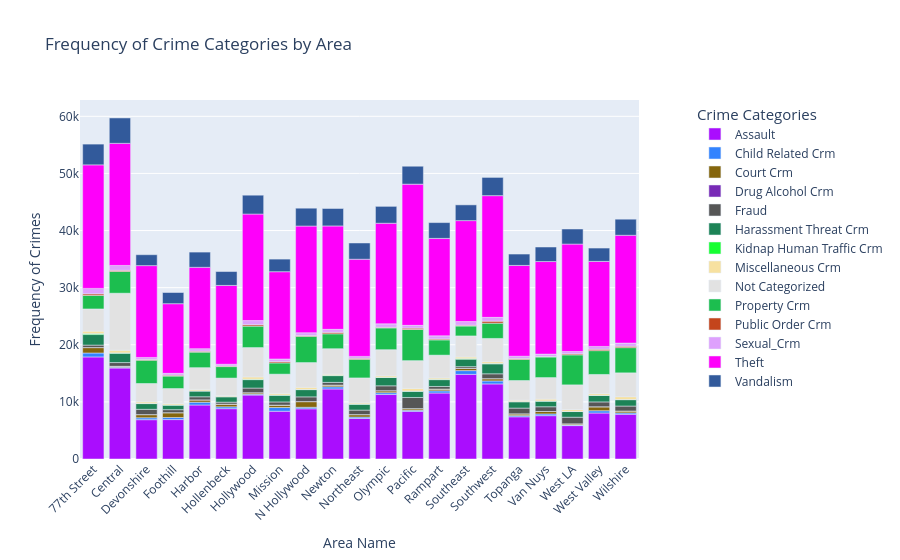

Notebook source saved alongside this figure:
### Markdown cell above
## 2.8 Frequency of Crime Categories with respect to Area
This is an interactive graph made by Plotly. If you hover over it you will be able to see more details. If you click the categories in legend you can select individual category from the list and see it.

### Code cell
# Group the data by 'AREA NAME' and 'Category' and count the occurrences
area_category_counts = df.groupby(['AREA NAME', 'Category']).size().unstack(fill_value=0)

# Convert the pandas DataFrame from wide to long format, which is suitable for Plotly
long_df = area_category_counts.reset_index().melt(id_vars='AREA NAME', var_name='Category', value_name='Frequency')

# Create an interactive bar chart
fig = px.bar(long_df, x='AREA NAME', y='Frequency', color='Category', title='Frequency of Crime Categories by Area',
             hover_data=['Category', 'Frequency'], labels={'AREA NAME': 'Area Name', 'Frequency': 'Frequency of Crimes'},
             color_discrete_sequence=px.colors.qualitative.Alphabet)  # Using a vibrant, distinct color sequence

# Improve the layout
fig.update_layout(xaxis_title='Area Name',
                  yaxis_title='Frequency of Crimes',
                  legend_title='Crime Categories',
                  xaxis_tickangle=-45,  # Rotate labels for better visibility
                  legend=dict(y=1, x=1.1, title_font=dict(size=15), font=dict(size=12)))  # Adjust legend positioning

# Show the plot
fig.show()

### Figure 1 — Plotly figure (JSON) as saved in the notebook; plotly's stock layout.template omitted (floating-point values rounded to 4 significant figures)
{"data": [{"customdata": [["Assault"], ["Assault"], ["Assault"], ["Assault"], ["Assault"], ["Assault"], ["Assault"], ["Assault"], ["Assault"], ["Assault"], ["Assault"], ["Assault"], ["Assault"], ["Assault"], ["Assault"], ["Assault"], ["Assault"], ["Assault"], ["Assault"], ["Assault"], ["Assault"]], "hovertemplate": "Category=%{customdata[0]}<br>Area Name=%{x}<br>Frequency of Crimes=%{y}<extra></extra>", "legendgroup": "Assault", "marker": {"color": "#AA0DFE", "pattern": {"shape": ""}}, "name": "Assault", "orientation": "v", "showlegend": true, "textposition": "auto", "type": "bar", "x": ["77th Street", "Central", "Devonshire", "Foothill", "Harbor", "Hollenbeck", "Hollywood", "Mission", "N Hollywood", "Newton", "Northeast", "Olympic", "Pacific", "Rampart", "Southeast", "Southwest", "Topanga", "Van Nuys", "West LA", "West Valley", "Wilshire"], "xaxis": "x", "y": [17867, 15929, 6885, 6901, 9457, 8810, 11196, 8367, 8790, 12263, 7099, 11287, 8345, 11555, 14820, 13144, 7386, 7588, 5847, 8049, 7831], "yaxis": "y"}, {"customdata": [["Child Related Crm"], ["Child Related Crm"], ["Child Related Crm"], ["Child Related Crm"], ["Child Related Crm"], ["Child Related Crm"], ["Child Related Crm"], ["Child Related Crm"], ["Child Related Crm"], ["Child Related Crm"], ["Child Related Crm"], ["Child Related Crm"], ["Child Related Crm"], ["Child Related Crm"], ["Child Related Crm"], ["Child Related Crm"], ["Child Related Crm"], ["Child Related Crm"], ["Child Related Crm"], ["Child Related Crm"], ["Child Related Crm"]], "hovertemplate": "Category=%{customdata[0]}<br>Area Name=%{x}<br>Frequency of Crimes=%{y}<extra></extra>", "legendgroup": "Child Related Crm", "marker": {"color": "#3283FE", "pattern": {"shape": ""}}, "name": "Child Related Crm", "orientation": "v", "showlegend": true, "textposition": "auto", "type": "bar", "x": ["77th Street", "Central", "Devonshire", "Foothill", "Harbor", "Hollenbeck", "Hollywood", "Mission", "N Hollywood", "Newton", "Northeast", "Olympic", "Pacific", "Rampart", "Southeast", "Southwest", "Topanga", "Van Nuys", "West LA", "West Valley", "Wilshire"], "xaxis": "x", "y": [693, 141, 332, 360, 487, 327, 154, 645, 267, 377, 244, 319, 189, 381, 658, 525, 207, 302, 105, 402, 240], "yaxis": "y"}, {"customdata": [["Court Crm"], ["Court Crm"], ["Court Crm"], ["Court Crm"], ["Court Crm"], ["Court Crm"], ["Court Crm"], ["Court Crm"], ["Court Crm"], ["Court Crm"], ["Court Crm"], ["Court Crm"], ["Court Crm"], ["Court Crm"], ["Court Crm"], ["Court Crm"], ["Court Crm"], ["Court Crm"], ["Court Crm"], ["Court Crm"], ["Court Crm"]], "hovertemplate": "Category=%{customdata[0]}<br>Area Name=%{x}<br>Frequency of Crimes=%{y}<extra></extra>", "legendgroup": "Court Crm", "marker": {"color": "#85660D", "pattern": {"shape": ""}}, "name": "Court Crm", "orientation": "v", "showlegend": true, "textposition": "auto", "type": "bar", "x": ["77th Street", "Central", "Devonshire", "Foothill", "Harbor", "Hollenbeck", "Hollywood", "Mission", "N Hollywood", "Newton", "Northeast", "Olympic", "Pacific", "Rampart", "Southeast", "Southwest", "Topanga", "Van Nuys", "West LA", "West Valley", "Wilshire"], "xaxis": "x", "y": [949, 158, 557, 845, 406, 464, 250, 420, 993, 300, 429, 347, 278, 307, 384, 398, 314, 427, 204, 698, 333], "yaxis": "y"}, {"customdata": [["Drug Alcohol Crm"], ["Drug Alcohol Crm"], ["Drug Alcohol Crm"], ["Drug Alcohol Crm"], ["Drug Alcohol Crm"], ["Drug Alcohol Crm"], ["Drug Alcohol Crm"], ["Drug Alcohol Crm"], ["Drug Alcohol Crm"], ["Drug Alcohol Crm"], ["Drug Alcohol Crm"], ["Drug Alcohol Crm"], ["Drug Alcohol Crm"], ["Drug Alcohol Crm"], ["Drug Alcohol Crm"], ["Drug Alcohol Crm"], ["Drug Alcohol Crm"], ["Drug Alcohol Crm"], ["Drug Alcohol Crm"], ["Drug Alcohol Crm"], ["Drug Alcohol Crm"]], "hovertemplate": "Category=%{customdata[0]}<br>Area Name=%{x}<br>Frequency of Crimes=%{y}<extra></extra>", "legendgroup": "Drug Alcohol Crm", "marker": {"color": "#782AB6", "pattern": {"shape": ""}}, "name": "Drug Alcohol Crm", "orientation": "v", "showlegend": true, "textposition": "auto", "type": "bar", "x": ["77th Street", "Central", "Devonshire", "Foothill", "Harbor", "Hollenbeck", "Hollywood", "Mission", "N Hollywood", "Newton", "Northeast", "Olympic", "Pacific", "Rampart", "Southeast", "Southwest", "Topanga", "Van Nuys", "West LA", "West Valley", "Wilshire"], "xaxis": "x", "y": [0, 7, 0, 0, 0, 0, 4, 0, 2, 1, 0, 5, 5, 0, 1, 0, 1, 0, 0, 0, 3], "yaxis": "y"}, {"customdata": [["Fraud"], ["Fraud"], ["Fraud"], ["Fraud"], ["Fraud"], ["Fraud"], ["Fraud"], ["Fraud"], ["Fraud"], ["Fraud"], ["Fraud"], ["Fraud"], ["Fraud"], ["Fraud"], ["Fraud"], ["Fraud"], ["Fraud"], ["Fraud"], ["Fraud"], ["Fraud"], ["Fraud"]], "hovertemplate": "Category=%{customdata[0]}<br>Area Name=%{x}<br>Frequency of Crimes=%{y}<extra></extra>", "legendgroup": "Fraud", "marker": {"color": "#565656", "pattern": {"shape": ""}}, "name": "Fraud", "orientation": "v", "showlegend": true, "textposition": "auto", "type": "bar", "x": ["77th Street", "Central", "Devonshire", "Foothill", "Harbor", "Hollenbeck", "Hollywood", "Mission", "N Hollywood", "Newton", "Northeast", "Olympic", "Pacific", "Rampart", "Southeast", "Southwest", "Topanga", "Van Nuys", "West LA", "West Valley", "Wilshire"], "xaxis": "x", "y": [435, 649, 925, 532, 546, 350, 819, 559, 828, 473, 794, 856, 1955, 458, 302, 850, 1008, 830, 1162, 847, 866], "yaxis": "y"}, {"customdata": [["Harassment Threat Crm"], ["Harassment Threat Crm"], ["Harassment Threat Crm"], ["Harassment Threat Crm"], ["Harassment Threat Crm"], ["Harassment Threat Crm"], ["Harassment Threat Crm"], ["Harassment Threat Crm"], ["Harassment Threat Crm"], ["Harassment Threat Crm"], ["Harassment Threat Crm"], ["Harassment Threat Crm"], ["Harassment Threat Crm"], ["Harassment Threat Crm"], ["Harassment Threat Crm"], ["Harassment Threat Crm"], ["Harassment Threat Crm"], ["Harassment Threat Crm"], ["Harassment Threat Crm"], ["Harassment Threat Crm"], ["Harassment Threat Crm"]], "hovertemplate": "Category=%{customdata[0]}<br>Area Name=%{x}<br>Frequency of Crimes=%{y}<extra></extra>", "legendgroup": "Harassment Threat Crm", "marker": {"color": "#1C8356", "pattern": {"shape": ""}}, "name": "Harassment Threat Crm", "orientation": "v", "showlegend": true, "textposition": "auto", "type": "bar", "x": ["77th Street", "Central", "Devonshire", "Foothill", "Harbor", "Hollenbeck", "Hollywood", "Mission", "N Hollywood", "Newton", "Northeast", "Olympic", "Pacific", "Rampart", "Southeast", "Southwest", "Topanga", "Van Nuys", "West LA", "West Valley", "Wilshire"], "xaxis": "x", "y": [1845, 1632, 1005, 787, 1007, 940, 1475, 1171, 1267, 1186, 1025, 1455, 1089, 1195, 1318, 1745, 1110, 976, 995, 1128, 1116], "yaxis": "y"}, {"customdata": [["Kidnap Human Traffic Crm"], ["Kidnap Human Traffic Crm"], ["Kidnap Human Traffic Crm"], ["Kidnap Human Traffic Crm"], ["Kidnap Human Traffic Crm"], ["Kidnap Human Traffic Crm"], ["Kidnap Human Traffic Crm"], ["Kidnap Human Traffic Crm"], ["Kidnap Human Traffic Crm"], ["Kidnap Human Traffic Crm"], ["Kidnap Human Traffic Crm"], ["Kidnap Human Traffic Crm"], ["Kidnap Human Traffic Crm"], ["Kidnap Human Traffic Crm"], ["Kidnap Human Traffic Crm"], ["Kidnap Human Traffic Crm"], ["Kidnap Human Traffic Crm"], ["Kidnap Human Traffic Crm"], ["Kidnap Human Traffic Crm"], ["Kidnap Human Traffic Crm"], ["Kidnap Human Traffic Crm"]], "hovertemplate": "Category=%{customdata[0]}<br>Area Name=%{x}<br>Frequency of Crimes=%{y}<extra></extra>", "legendgroup": "Kidnap Human Traffic Crm", "marker": {"color": "#16FF32", "pattern": {"shape": ""}}, "name": "Kidnap Human Traffic Crm", "orientation": "v", "showlegend": true, "textposition": "auto", "type": "bar", "x": ["77th Street", "Central", "Devonshire", "Foothill", "Harbor", "Hollenbeck", "Hollywood", "Mission", "N Hollywood", "Newton", "Northeast", "Olympic", "Pacific", "Rampart", "Southeast", "Southwest", "Topanga", "Van Nuys", "West LA", "West Valley", "Wilshire"], "xaxis": "x", "y": [168, 58, 28, 47, 31, 43, 68, 39, 32, 66, 35, 44, 28, 60, 90, 76, 28, 38, 14, 40, 28], "yaxis": "y"}, {"customdata": [["Miscellaneous Crm"], ["Miscellaneous Crm"], ["Miscellaneous Crm"], ["Miscellaneous Crm"], ["Miscellaneous Crm"], ["Miscellaneous Crm"], ["Miscellaneous Crm"], ["Miscellaneous Crm"], ["Miscellaneous Crm"], ["Miscellaneous Crm"], ["Miscellaneous Crm"], ["Miscellaneous Crm"], ["Miscellaneous Crm"], ["Miscellaneous Crm"], ["Miscellaneous Crm"], ["Miscellaneous Crm"], ["Miscellaneous Crm"], ["Miscellaneous Crm"], ["Miscellaneous Crm"], ["Miscellaneous Crm"], ["Miscellaneous Crm"]], "hovertemplate": "Category=%{customdata[0]}<br>Area Name=%{x}<br>Frequency of Crimes=%{y}<extra></extra>", "legendgroup": "Miscellaneous Crm", "marker": {"color": "#F7E1A0", "pattern": {"shape": ""}}, "name": "Miscellaneous Crm", "orientation": "v", "showlegend": true, "textposition": "auto", "type": "bar", "x": ["77th Street", "Central", "Devonshire", "Foothill", "Harbor", "Hollenbeck", "Hollywood", "Mission", "N Hollywood", "Newton", "Northeast", "Olympic", "Pacific", "Rampart", "Southeast", "Southwest", "Topanga", "Van Nuys", "West LA", "West Valley", "Wilshire"], "xaxis": "x", "y": [433, 464, 276, 249, 251, 183, 405, 278, 376, 186, 203, 263, 468, 238, 286, 315, 234, 330, 335, 296, 490], "yaxis": "y"}, {"customdata": [["Not Categorized"], ["Not Categorized"], ["Not Categorized"], ["Not Categorized"], ["Not Categorized"], ["Not Categorized"], ["Not Categorized"], ["Not Categorized"], ["Not Categorized"], ["Not Categorized"], ["Not Categorized"], ["Not Categorized"], ["Not Categorized"], ["Not Categorized"], ["Not Categorized"], ["Not Categorized"], ["Not Categorized"], ["Not Categorized"], ["Not Categorized"], ["Not Categorized"], ["Not Categorized"]], "hovertemplate": "Category=%{customdata[0]}<br>Area Name=%{x}<br>Frequency of Crimes=%{y}<extra></extra>", "legendgroup": "Not Categorized", "marker": {"color": "#E2E2E2", "pattern": {"shape": ""}}, "name": "Not Categorized", "orientation": "v", "showlegend": true, "textposition": "auto", "type": "bar", "x": ["77th Street", "Central", "Devonshire", "Foothill", "Harbor", "Hollenbeck", "Hollywood", "Mission", "N Hollywood", "Newton", "Northeast", "Olympic", "Pacific", "Rampart", "Southeast", "Southwest", "Topanga", "Van Nuys", "West LA", "West Valley", "Wilshire"], "xaxis": "x", "y": [3880, 9987, 3209, 2615, 3808, 3049, 5138, 3374, 4328, 4456, 4366, 4563, 4865, 3988, 3688, 4053, 3451, 3764, 4318, 3342, 4176], "yaxis": "y"}, {"customdata": [["Property Crm"], ["Property Crm"], ["Property Crm"], ["Property Crm"], ["Property Crm"], ["Property Crm"], ["Property Crm"], ["Property Crm"], ["Property Crm"], ["Property Crm"], ["Property Crm"], ["Property Crm"], ["Property Crm"], ["Property Crm"], ["Property Crm"], ["Property Crm"], ["Property Crm"], ["Property Crm"], ["Property Crm"], ["Property Crm"], ["Property Crm"]], "hovertemplate": "Category=%{customdata[0]}<br>Area Name=%{x}<br>Frequency of Crimes=%{y}<extra></extra>", "legendgroup": "Property Crm", "marker": {"color": "#1CBE4F", "pattern": {"shape": ""}}, "name": "Property Crm", "orientation": "v", "showlegend": true, "textposition": "auto", "type": "bar", "x": ["77th Street", "Central", "Devonshire", "Foothill", "Harbor", "Hollenbeck", "Hollywood", "Mission", "N Hollywood", "Newton", "Northeast", "Olympic", "Pacific", "Rampart", "Southeast", "Southwest", "Topanga", "Van Nuys", "West LA", "West Valley", "Wilshire"], "xaxis": "x", "y": [2368, 3801, 4074, 2186, 2716, 2014, 3754, 1969, 4582, 2611, 3255, 3818, 5452, 2674, 1738, 2676, 3683, 3604, 5254, 4172, 4415], "yaxis": "y"}, {"customdata": [["Public Order Crm"], ["Public Order Crm"], ["Public Order Crm"], ["Public Order Crm"], ["Public Order Crm"], ["Public Order Crm"], ["Public Order Crm"], ["Public Order Crm"], ["Public Order Crm"], ["Public Order Crm"], ["Public Order Crm"], ["Public Order Crm"], ["Public Order Crm"], ["Public Order Crm"], ["Public Order Crm"], ["Public Order Crm"], ["Public Order Crm"], ["Public Order Crm"], ["Public Order Crm"], ["Public Order Crm"], ["Public Order Crm"]], "hovertemplate": "Category=%{customdata[0]}<br>Area Name=%{x}<br>Frequency of Crimes=%{y}<extra></extra>", "legendgroup": "Public Order Crm", "marker": {"color": "#C4451C", "pattern": {"shape": ""}}, "name": "Public Order Crm", "orientation": "v", "showlegend": true, "textposition": "auto", "type": "bar", "x": ["77th Street", "Central", "Devonshire", "Foothill", "Harbor", "Hollenbeck", "Hollywood", "Mission", "N Hollywood", "Newton", "Northeast", "Olympic", "Pacific", "Rampart", "Southeast", "Southwest", "Topanga", "Van Nuys", "West LA", "West Valley", "Wilshire"], "xaxis": "x", "y": [276, 208, 139, 151, 160, 107, 249, 226, 154, 258, 182, 107, 238, 154, 131, 349, 180, 87, 180, 238, 240], "yaxis": "y"}, {"customdata": [["Sexual_Crm"], ["Sexual_Crm"], ["Sexual_Crm"], ["Sexual_Crm"], ["Sexual_Crm"], ["Sexual_Crm"], ["Sexual_Crm"], ["Sexual_Crm"], ["Sexual_Crm"], ["Sexual_Crm"], ["Sexual_Crm"], ["Sexual_Crm"], ["Sexual_Crm"], ["Sexual_Crm"], ["Sexual_Crm"], ["Sexual_Crm"], ["Sexual_Crm"], ["Sexual_Crm"], ["Sexual_Crm"], ["Sexual_Crm"], ["Sexual_Crm"]], "hovertemplate": "Category=%{customdata[0]}<br>Area Name=%{x}<br>Frequency of Crimes=%{y}<extra></extra>", "legendgroup": "Sexual_Crm", "marker": {"color": "#DEA0FD", "pattern": {"shape": ""}}, "name": "Sexual_Crm", "orientation": "v", "showlegend": true, "textposition": "auto", "type": "bar", "x": ["77th Street", "Central", "Devonshire", "Foothill", "Harbor", "Hollenbeck", "Hollywood", "Mission", "N Hollywood", "Newton", "Northeast", "Olympic", "Pacific", "Rampart", "Southeast", "Southwest", "Topanga", "Van Nuys", "West LA", "West Valley", "Wilshire"], "xaxis": "x", "y": [958, 853, 351, 324, 447, 302, 721, 458, 484, 525, 334, 599, 489, 548, 652, 669, 391, 418, 411, 497, 557], "yaxis": "y"}, {"customdata": [["Theft"], ["Theft"], ["Theft"], ["Theft"], ["Theft"], ["Theft"], ["Theft"], ["Theft"], ["Theft"], ["Theft"], ["Theft"], ["Theft"], ["Theft"], ["Theft"], ["Theft"], ["Theft"], ["Theft"], ["Theft"], ["Theft"], ["Theft"], ["Theft"]], "hovertemplate": "Category=%{customdata[0]}<br>Area Name=%{x}<br>Frequency of Crimes=%{y}<extra></extra>", "legendgroup": "Theft", "marker": {"color": "#FE00FA", "pattern": {"shape": ""}}, "name": "Theft", "orientation": "v", "showlegend": true, "textposition": "auto", "type": "bar", "x": ["77th Street", "Central", "Devonshire", "Foothill", "Harbor", "Hollenbeck", "Hollywood", "Mission", "N Hollywood", "Newton", "Northeast", "Olympic", "Pacific", "Rampart", "Southeast", "Southwest", "Topanga", "Van Nuys", "West LA", "West Valley", "Wilshire"], "xaxis": "x", "y": [21630, 21381, 16079, 12194, 14248, 13805, 18653, 15286, 18685, 18103, 17012, 17619, 24721, 17069, 17669, 21309, 15902, 16207, 18802, 14892, 18876], "yaxis": "y"}, {"customdata": [["Vandalism"], ["Vandalism"], ["Vandalism"], ["Vandalism"], ["Vandalism"], ["Vandalism"], ["Vandalism"], ["Vandalism"], ["Vandalism"], ["Vandalism"], ["Vandalism"], ["Vandalism"], ["Vandalism"], ["Vandalism"], ["Vandalism"], ["Vandalism"], ["Vandalism"], ["Vandalism"], ["Vandalism"], ["Vandalism"], ["Vandalism"]], "hovertemplate": "Category=%{customdata[0]}<br>Area Name=%{x}<br>Frequency of Crimes=%{y}<extra></extra>", "legendgroup": "Vandalism", "marker": {"color": "#325A9B", "pattern": {"shape": ""}}, "name": "Vandalism", "orientation": "v", "showlegend": true, "textposition": "auto", "type": "bar", "x": ["77th Street", "Central", "Devonshire", "Foothill", "Harbor", "Hollenbeck", "Hollywood", "Mission", "N Hollywood", "Newton", "Northeast", "Olympic", "Pacific", "Rampart", "Southeast", "Southwest", "Topanga", "Van Nuys", "West LA", "West Valley", "Wilshire"], "xaxis": "x", "y": [3632, 4445, 1909, 1959, 2663, 2431, 3303, 2208, 3126, 3055, 2844, 2952, 3138, 2765, 2759, 3193, 1990, 2545, 2645, 2333, 2816], "yaxis": "y"}], "layout": {"barmode": "relative", "legend": {"font": {"size": 12}, "title": {"font": {"size": 15}, "text": "Crime Categories"}, "tracegroupgap": 0, "x": 1.1, "y": 1}, "title": {"text": "Frequency of Crime Categories by Area"}, "xaxis": {"anchor": "y", "domain": [0, 1], "tickangle": -45, "title": {"text": "Area Name"}}, "yaxis": {"anchor": "x", "domain": [0, 1], "title": {"text": "Frequency of Crimes"}}}}
